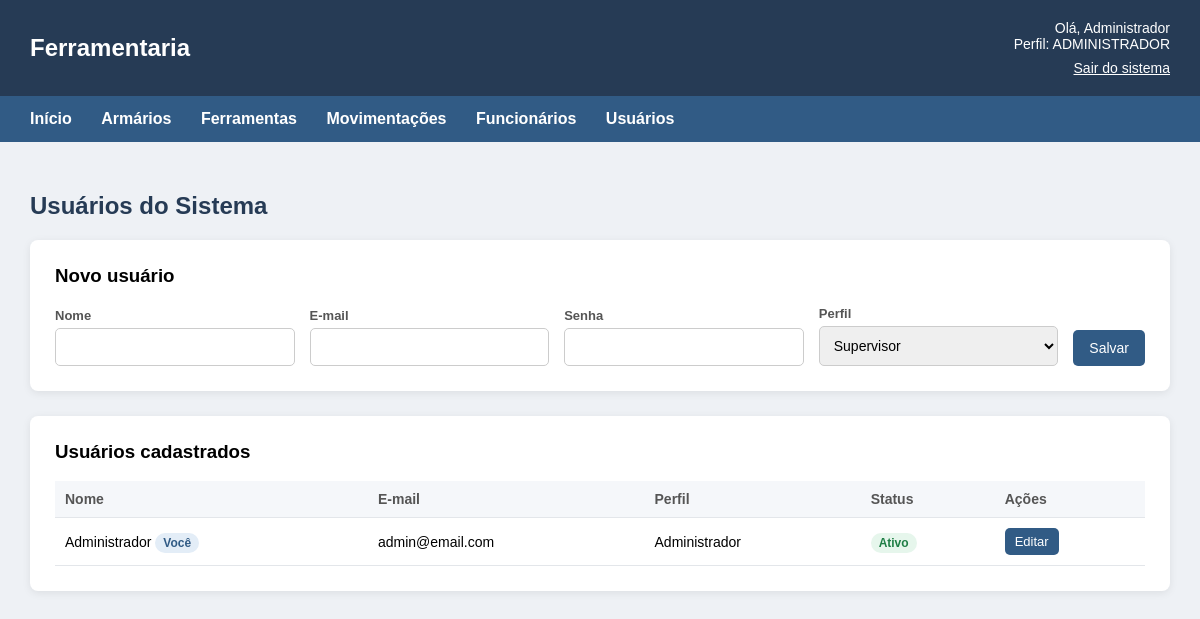
/usuarios.php (signed in), run on the app's committed database.
### tables this page shows
CREATE TABLE usuarios (
  id     INT AUTO_INCREMENT PRIMARY KEY,
  nome   VARCHAR(100) NOT NULL,
  email  VARCHAR(100)  NOT NULL UNIQUE,
  senha  VARCHAR(255) NOT NULL,
  perfil ENUM('administrador','supervisor') NOT NULL DEFAULT 'supervisor',
  ativo  BOOLEAN NOT NULL DEFAULT TRUE,
  criado_em TIMESTAMP DEFAULT CURRENT_TIMESTAMP
);

### usuarios.php (the view, shortened to what this page needs)
<?php
require_once "./config/conexao.php";
$nome    = $_SESSION['usuario_nome'];
$perfil  = $_SESSION['perfil'];
$meuId   = (int) $_SESSION['usuario_id'];
$perfis = [
    'administrador' => 'Administrador',
    'supervisor'    => 'Supervisor',
];
$editando = null;
$form = [
    'id'     => $editando['id'] ?? ($_POST['id'] ?? ''),
    'nome'   => $editando['nome'] ?? ($_POST['nome'] ?? ''),
    'email'  => $editando['email'] ?? ($_POST['email'] ?? ''),
    'perfil' => $editando['perfil'] ?? ($_POST['perfil'] ?? 'supervisor'),
];
$editandoProprio = (int) $form['id'] === $meuId;
$usuarios = $pdo->query("SELECT id, nome, email, perfil, ativo FROM usuarios ORDER BY ativo DESC, nome")->fetchAll();
?>
<!DOCTYPE html>
<html lang="pt-br">
<head>
</head>
<body>
    <header>
        <h2>Ferramentaria</h2>
        <div class="usuario">
            Olá, <?= htmlspecialchars($nome) ?><br>
            Perfil: <?= strtoupper($perfil) ?><br>
            <a href="sair.php">Sair do sistema</a>
        </div>
    </header>
    <nav>
        <a href="dashboard.php">Início</a>
        <a href="armarios.php">Armários</a>
        <a href="ferramentas.php">Ferramentas</a>
        <a href="historico.php">Movimentações</a>
        <a href="funcionarios.php">Funcionários</a>
        <a href="usuarios.php">Usuários</a>
    </nav>
    <main>
        <h2 class="titulo">Usuários do Sistema</h2>
        <div class="caixa">
            <h3><?= $form['id'] ? 'Editar usuário' : 'Novo usuário' ?></h3>
            <form method="POST" action="usuarios.php">
                <div class="campos">
                    <div class="campo">
                        <label for="nome">Nome</label>
                        <input type="text" id="nome" name="nome" required maxlength="100"
                               value="<?= htmlspecialchars($form['nome']) ?>">
                    </div>
                    <div class="campo">
                        <label for="email">E-mail</label>
                        <input type="email" id="email" name="email" required maxlength="100"
                               value="<?= htmlspecialchars($form['email']) ?>">
                    </div>
                    <div class="campo">
                        <label for="senha">Senha</label>
                        <input type="password" id="senha" name="senha" minlength="6"
                               <?= $form['id'] ? '' : 'required' ?>>
                    </div>
                    <div class="campo">
                        <label for="perfil">Perfil</label>
                        <select id="perfil" name="perfil" <?= $editandoProprio ? 'disabled' : '' ?>>
                            <?php foreach ($perfis as $valor => $rotulo): ?>
                            <option value="<?= $valor ?>" <?= $form['perfil'] === $valor ? 'selected' : '' ?>>
                                <?= $rotulo ?>
                            </option>
                            <?php endforeach; ?>
                        </select>
                    </div>
                    <div>
                        <button type="submit" class="botao">Salvar</button>
                    </div>
                </div>
            </form>
        </div>
        <div class="caixa">
            <h3>Usuários cadastrados</h3>
            <table>
                <tr>
                    <th>Nome</th>
                    <th>E-mail</th>
                    <th>Perfil</th>
                    <th>Status</th>
                    <th>Ações</th>
                </tr>
                <?php foreach ($usuarios as $u): ?>
                <tr class="<?= $u['ativo'] ? '' : 'inativo' ?>">
                    <td>
                        <?= htmlspecialchars($u['nome']) ?>
                        <?php if ($u['id'] == $meuId): ?>
                            <span class="etiqueta voce">Você</span>
                        <?php endif; ?>
                    </td>
                    <td><?= htmlspecialchars($u['email']) ?></td>
                    <td><?= $perfis[$u['perfil']] ?></td>
                    <td>
                        <?php if ($u['ativo']): ?>
                            <span class="etiqueta ativo">Ativo</span>
                        <?php else: ?>
                            <span class="etiqueta inativo">Inativo</span>
                        <?php endif; ?>
                    </td>
                    <td>
                        <a href="usuarios.php?editar=<?= $u['id'] ?>" class="botao pequeno">Editar</a>
                    </td>
                </tr>
                <?php endforeach; ?>
            </table>
        </div>
    </main>
</body>
</html>

### usuarios.php (style rules this page uses)
* { box-sizing: border-box; }
body { margin: 0; font-family: Arial, sans-serif; background-color: #eef1f5; }
header { background-color: #263b55; color: white; padding: 20px 30px; display: flex; justify-content: space-between; align-items: center; }
header h2 { margin: 0; }
.usuario { text-align: right; font-size: 14px; }
.usuario a { color: white; display: inline-block; margin-top: 8px; }
nav { background-color: #315b85; padding: 14px 30px; }
nav a { color: white; text-decoration: none; margin-right: 25px; font-weight: bold; }
main { padding: 30px; }
h2.titulo { color: #263b55; }
.caixa { background-color: white; padding: 25px; border-radius: 8px; margin-bottom: 25px; box-shadow: 0 2px 8px rgba(0, 0, 0, 0.08); overflow-x: auto; }
.caixa h3 { margin-top: 0; }
.campos { display: flex; gap: 15px; flex-wrap: wrap; align-items: flex-end; }
.campo { display: flex; flex-direction: column; flex: 1; min-width: 170px; }
.campo label { font-size: 13px; font-weight: bold; color: #555; margin-bottom: 5px; }
.campo input, .campo select { padding: 10px; border: 1px solid #ccc; border-radius: 5px; font-size: 14px; }
.botao { display: inline-block; background-color: #315b85; color: white; border: none; text-decoration: none; padding: 10px 16px; border-radius: 5px; font-size: 14px; cursor: pointer; }
.botao.pequeno { padding: 6px 10px; font-size: 13px; }
table { width: 100%; border-collapse: collapse; font-size: 14px; }
th, td { text-align: left; padding: 10px; border-bottom: 1px solid #e3e6ea; }
th { background-color: #f5f7fa; color: #555; }
.etiqueta { padding: 3px 8px; border-radius: 10px; font-size: 12px; font-weight: bold; }
.etiqueta.ativo { background-color: #e6f6ec; color: #1e7e45; }
.etiqueta.voce { background-color: #e3edf7; color: #315b85; }

### data on the page
usuarios: nome "Administrador", shows "Você", email "admin@email.com", perfil "Administrador", ativo "Ativo"

### other printed values
$nome "Administrador"
$perfil "ADMINISTRADOR"
form field perfil "Supervisor"
